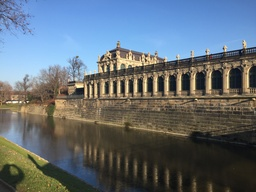
#> input picture IMG_1957.JPG, 256 x 192 px, shrunk from 3264 x 2448 before the run
$ python hybrid-image.py IMG_1957.JPG IMG_4477.JPG
#> lines starting #> are read from the running program, lines starting #| are printed output that depends on the picture
import numpy
from numpy.fft import fft2, ifft2, fftshift, ifftshift
import cv2
import math
import time
import sys

# Get the value of center in order to transfer to transfer to the coordinate where
# origin is at the center of the image
def gaussianFilter(numRows, numCols, sigma, highPass=True):
    if(numRows % 2):
        centerI = int(numRows/2) + 1
    else:
        centerI = int(numRows/2)
    if(numCols % 2):
        centerJ = int(numCols/2) + 1
    else:
        centerJ = int(numCols/2)

    # Calculated by the definition of gaussian filter
    def getCoefficient(u, v):
        coefficient = math.exp(-1.0 * ((u - centerI)**2 + (v - centerJ)**2) / (2 * sigma**2))
        if(highPass):
            return 1 - coefficient
        else:
            return coefficient

    # Form the whole filter plane
    return numpy.array([[getCoefficient(i,j) for j in range(numCols)] for i in range(numRows)])


def filterDFT(imageMatrix, filterMatrix):
    shiftedDFT = fftshift(fft2(imageMatrix))

    # Just to see the FFT result
    cv2.imwrite("dft.jpg", numpy.real(shiftedDFT))

    filteredDFT = shiftedDFT * filterMatrix

    # To see the filtered FFT result
    cv2.imwrite("filtered-dft.jpg", numpy.real(filteredDFT))

    return ifft2(ifftshift(filteredDFT))

def lowPass(imageMatrix, sigma):
    height, width = imageMatrix.shape
    return filterDFT(imageMatrix, gaussianFilter(height, width, sigma, highPass = False))


def highPass(imageMatrix, sigma):
    height, width = imageMatrix.shape
    return filterDFT(imageMatrix, gaussianFilter(height, width, sigma))


def hybridImage(highFreqImg, lowFreqImg, sigmaHigh, sigmaLow):
    highPassedImage = highPass(highFreqImg, sigmaHigh)
    lowPassedImage = lowPass(lowFreqImg, sigmaLow)

    return highPassedImage + lowPassedImage

def main():

    einstein = cv2.imread(sys.argv[1], cv2.IMREAD_GRAYSCALE)
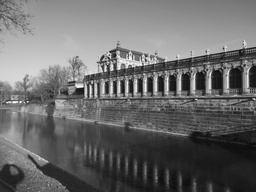
#> einstein: shape (192, 256); min 7, max 254, mean 106.8
    marilyn = cv2.imread(sys.argv[2], cv2.IMREAD_GRAYSCALE)
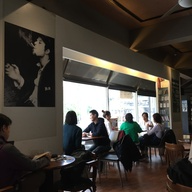
#> input picture IMG_4477.JPG, 192 x 192 px, shrunk from 2448 x 2448 before the run
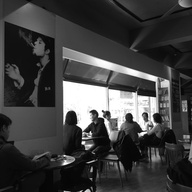
#> marilyn: shape (192, 192); min 0, max 255, mean 63.4
    hybrid = hybridImage(einstein, marilyn, 25, 10)
#> in filterDFT, `cv2.imwrite("dft.jpg", numpy.real(shiftedDFT))`:
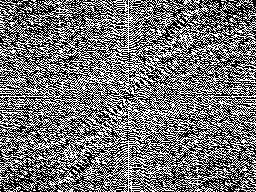
#> saved as dft.jpg: shape (192, 256); min 0, max 255, mean 114.6
#> in filterDFT, `cv2.imwrite("filtered-dft.jpg", numpy.real(filteredDFT))`:
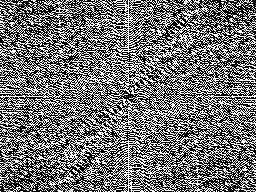
#> saved as filtered-dft.jpg: shape (192, 256); min 0, max 255, mean 114.2
#> in filterDFT (call 2), `cv2.imwrite("dft.jpg", numpy.real(shiftedDFT))`:
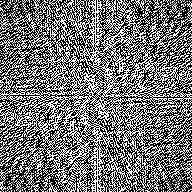
#> saved as dft.jpg: shape (192, 192); min 0, max 255, mean 115.9
#> in filterDFT (call 2), `cv2.imwrite("filtered-dft.jpg", numpy.real(filteredDFT))`:
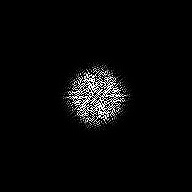
#> saved as filtered-dft.jpg: shape (192, 192); min 0, max 255, mean 8.3
    cv2.imwrite("marilyn-einstein.png", numpy.real(hybrid))


start_time = time.time()
#> (the run stopped early here; a loop or call above may not have finished)
